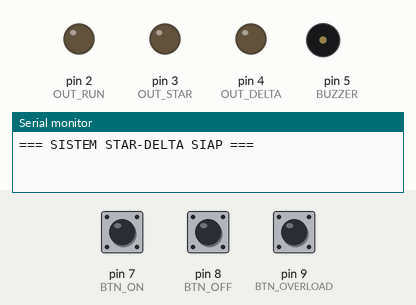
Simulated run of this sketch. Board: Arduino Uno, built with avr-gcc and run on an emulated ATmega328P. Parts: output pins drawn as LEDs (lit = HIGH), buzzer (waves = sounding, pin HIGH), the last lines printed to the serial monitor. Inputs (shaded band) come from the test bench; at power-on: pin 7 (BTN_ON) HIGH, pin 9 (BTN_OVERLOAD) HIGH, pin 8 (BTN_OFF) HIGH.

Above: at 1.2 s.
1.3 s: pin 7 (BTN_ON) pulled LOW for 0.15 s
At 1.9 s:
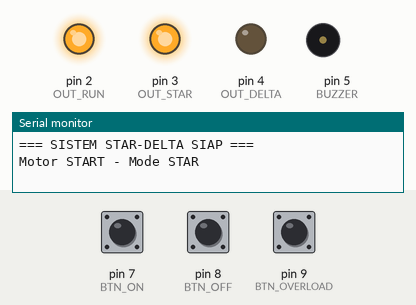
4.4 s: pin 9 (BTN_OVERLOAD) pulled LOW for 0.15 s
At 5.5 s:
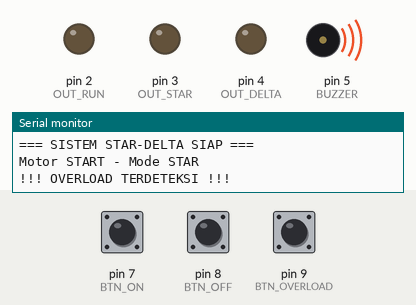
6.0 s: pin 8 (BTN_OFF) pulled LOW for 0.15 s
At 6.7 s:
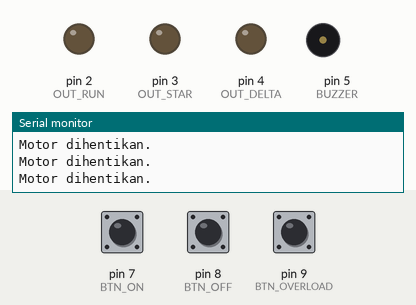
7.6 s: pin 7 (BTN_ON) pulled LOW for 1 s
At 7.9 s:
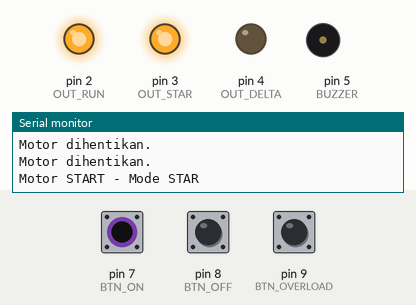
11.6 s: pin 8 (BTN_OFF) pulled LOW for 1 s
At 12.2 s:
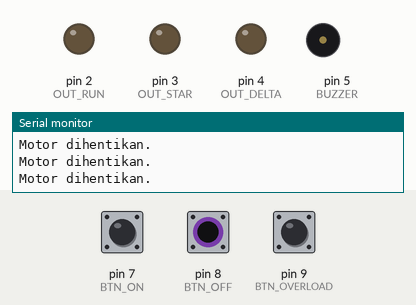
14.1 s: pin 7 (BTN_ON) pulled LOW for 0.15 s
At 20.6 s:
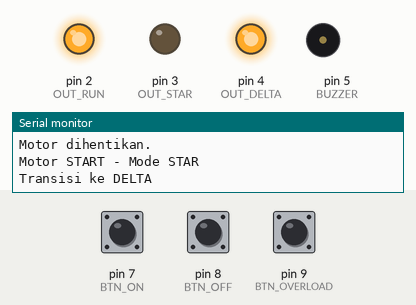
Timing chart, 0 to 21.0 s (numbered marks = the images above; inputs shaded):
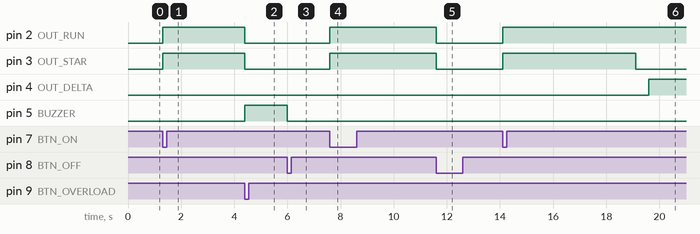

The sketch:

star_delta_arduino.ino
```cpp
// =====================
// PIN SETUP
// =====================
#define BTN_ON       7
#define BTN_OFF      8
#define BTN_OVERLOAD 9
//=======================================
// di rangkaian nyata button bisa diganti overload kontak NO 97 & 98
//=======================================
#define OUT_RUN      2
#define OUT_STAR     3
#define OUT_DELTA    4
#define BUZZER       5

// =====================
// VARIABLE
// =====================
bool motorRunning = false;
bool overloadTrip = false;

unsigned long starStartTime = 0;
unsigned long starDuration = 5000; // 5 detik star

int state = 0;
// 0 = OFF
// 1 = STAR
// 2 = DELTA

// =====================
// SETUP
// =====================
void setup() {

  Serial.begin(9600);
  Serial.println("=== SISTEM STAR-DELTA SIAP ===");

  pinMode(BTN_ON, INPUT_PULLUP);
  pinMode(BTN_OFF, INPUT_PULLUP);
  pinMode(BTN_OVERLOAD, INPUT_PULLUP);

  pinMode(OUT_RUN, OUTPUT);
  pinMode(OUT_STAR, OUTPUT);
  pinMode(OUT_DELTA, OUTPUT);
  pinMode(BUZZER, OUTPUT);

  digitalWrite(OUT_RUN, LOW);
  digitalWrite(OUT_STAR, LOW);
  digitalWrite(OUT_DELTA, LOW);
  digitalWrite(BUZZER, LOW);
}

// =====================
// LOOP
// =====================
void loop() {

// inisiasi fungsi tombol jika ditekan memberikan logic LOW

  bool onPressed       = digitalRead(BTN_ON) == LOW;
  bool offPressed      = digitalRead(BTN_OFF) == LOW;
  bool overloadPressed = digitalRead(BTN_OVERLOAD) == LOW;

  // =====================
  // OVERLOAD LOGIC
  // =====================
  if (overloadPressed && !overloadTrip) {
    overloadTrip = true;
    Serial.println("!!! OVERLOAD TERDETEKSI !!!");
  }

  if (overloadTrip) {
    digitalWrite(OUT_RUN, LOW);
    digitalWrite(OUT_STAR, LOW);
    digitalWrite(OUT_DELTA, LOW);
    digitalWrite(BUZZER, HIGH);
    motorRunning = false;
    state = 0;
  }

  // Reset overload dengan tombol OFF
  if (offPressed) {
    if (overloadTrip) {
      Serial.println("Overload di-reset.");
    } else {
      Serial.println("Motor dihentikan.");
    }

    overloadTrip = false;
    digitalWrite(BUZZER, LOW);
    motorRunning = false;
    state = 0;

    digitalWrite(OUT_RUN, LOW);
    digitalWrite(OUT_STAR, LOW);
    digitalWrite(OUT_DELTA, LOW);
  }

  // =====================
  // START MOTOR
  // =====================
  if (onPressed && !overloadTrip && !motorRunning) {
    motorRunning = true;
    state = 1;
    starStartTime = millis();

    digitalWrite(OUT_RUN, HIGH);
    digitalWrite(OUT_STAR, HIGH);
    digitalWrite(OUT_DELTA, LOW);

    Serial.println("Motor START - Mode STAR");
  }

  // =====================
  // STAR → DELTA TRANSITION
  // =====================
  if (motorRunning && state == 1) {
    if (millis() - starStartTime >= starDuration) {
      digitalWrite(OUT_STAR, LOW);
      delay(500); // jeda interlock
      digitalWrite(OUT_DELTA, HIGH);
      state = 2;

      Serial.println("Transisi ke DELTA");
    }
  }
}
```

LogTxt.cpp
```cpp
#include<stdio.h>
#include<stdlib.h>

int main()
{
    float I,nM,Imean,Tres;

    Tres = 1.48;

    printf("menghitung arus rata-rata per panel\n");

    printf("masukkan nilai Arus Terukur : ");
    scanf("%f",&I);

    printf("masukkan jumlah motor per kolam : ");
    scanf("%f",&nM);

    if(nM == 0){
        printf("jumlah motor tidak boleh nol");
        return 1;
    }

    Imean = I/nM;

    printf("nilai arus rata-rata adalah : %.2f ampere\n",Imean);

    if(Imean < Tres)
        printf("motor anda aman\n");
    else
        printf("motor anda berpotensi terbakar\n");
    FILE *fp;
    // choose your preferences csv or txt
    // fp = fopen("monitoring.csv","a");

    // fprintf(fp,"%.2f,%.0f,%.2f\n", I,nM,Imean);

    fp = fopen("monitoring.txt","a");

    fprintf(fp,"%.2f/%.0f/%.2f\n",
            I,nM,Imean);

    fclose(fp);

    printf("Data tersimpan\n");


    return 0;
}
```

Measured:
- after the input at 1.3 s, pin 2 (OUT_RUN), pin 3 (OUT_STAR): LOW → HIGH at once
- after the input at 4.4 s, pin 2 (OUT_RUN), pin 3 (OUT_STAR): HIGH → LOW at once; pin 5 (BUZZER): LOW → HIGH at once
- after the input at 6.0 s, pin 5 (BUZZER): HIGH → LOW at once
- after the input at 7.6 s, pin 2 (OUT_RUN), pin 3 (OUT_STAR): LOW → HIGH at once
- after the input at 11.6 s, pin 2 (OUT_RUN): HIGH → LOW at once; pin 3 (OUT_STAR): HIGH → LOW after 0.00 s instead of 1.0 s; pin 4 (OUT_DELTA): stays LOW (without the input it goes to HIGH after 1.5 s)
- after the input at 14.1 s, pin 2 (OUT_RUN): LOW → HIGH at once; pin 3 (OUT_STAR): LOW → HIGH at once, → LOW 5.0 s later; pin 4 (OUT_DELTA): LOW → HIGH after 5.5 s
